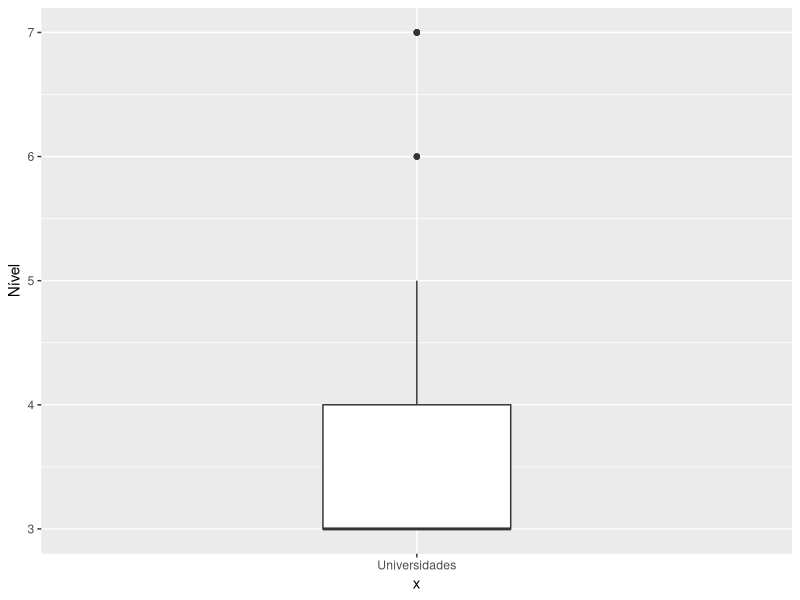
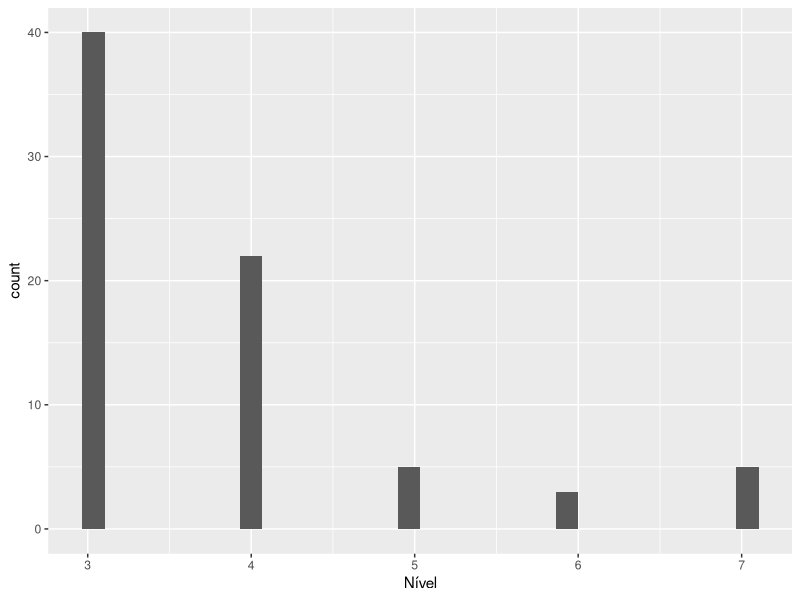
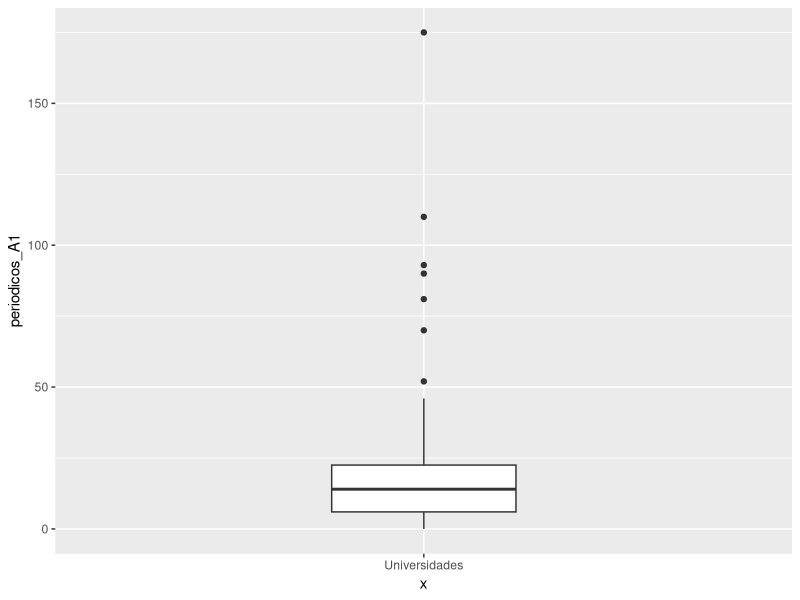
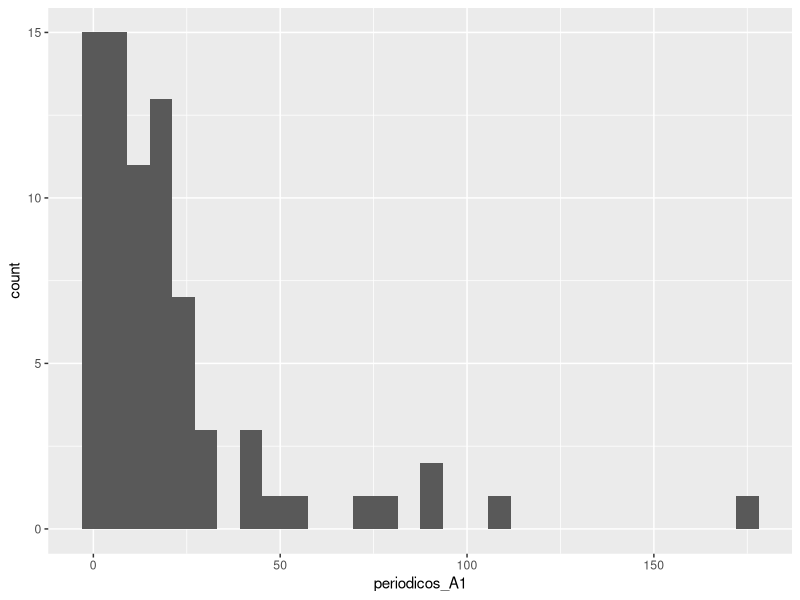
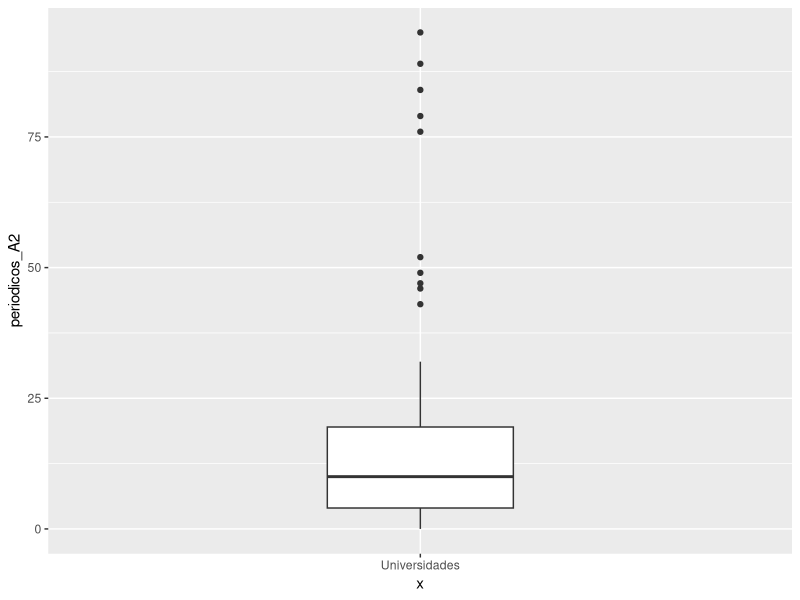
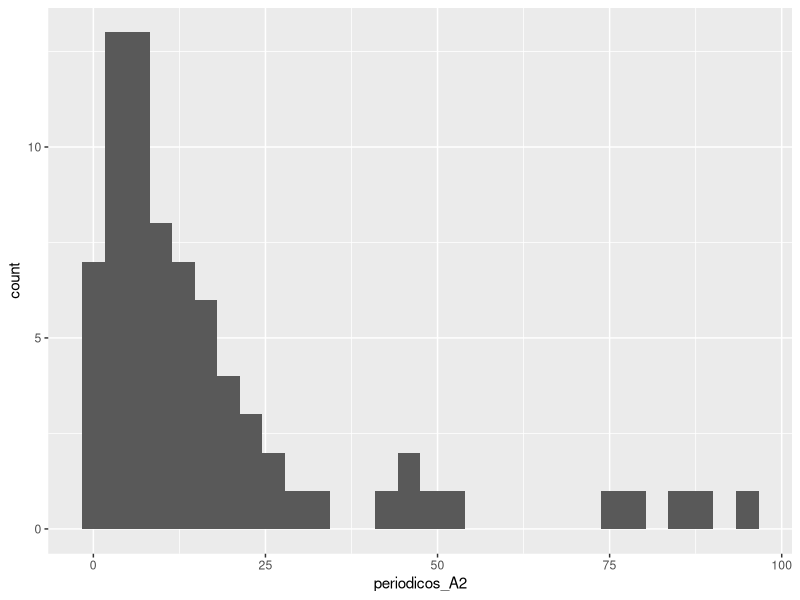
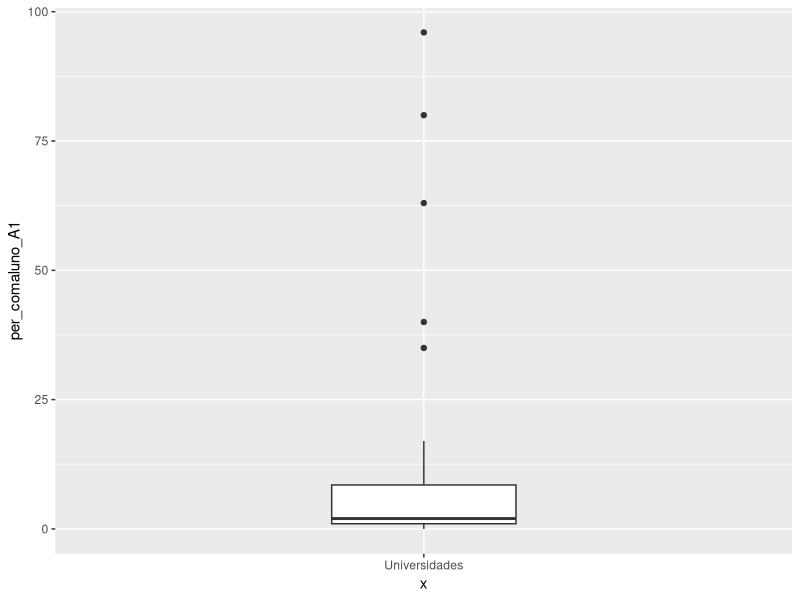
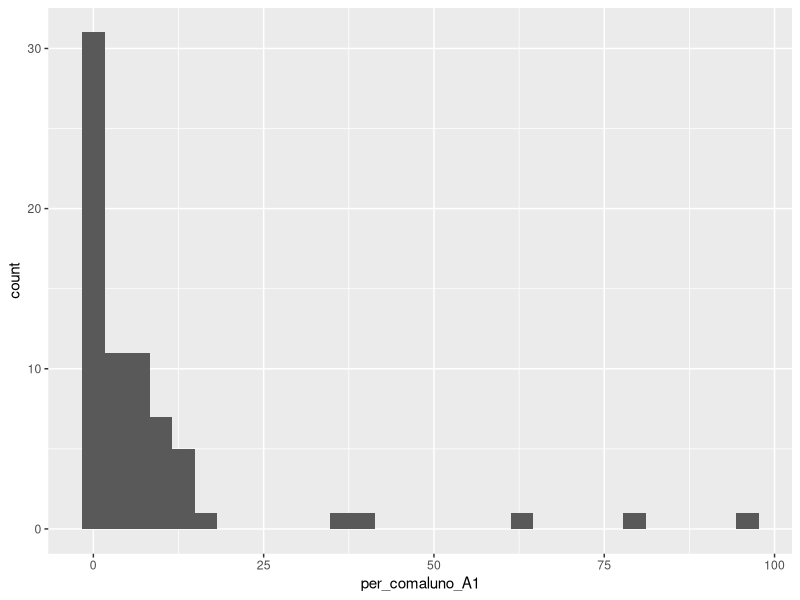

Write R code to recreate these figures, in order.
## ---- chunk 1
require(GGally, quietly = TRUE)
require(reshape2, quietly = TRUE)
require(tidyverse, quietly = TRUE, warn.conflicts = FALSE)
library(ggfortify)
library(cluster)
library(ggdendro)
library(broom)
library(knitr)

dados_capes = read_csv("dados/capes-cacc.csv")

formata_label = function(l){
  # existem funções para formatar com , sendo milhar e . sendo decimal (scales::comma)
  # mas em pt_br é o contrário. essa função serve para isso
  format(l, big.mark = ".", scientific = FALSE, trim = TRUE, decimal.mark = ",")
}

## ---- chunk 2
dados_capes %>% 
    ggplot(aes(y = `Nível`, x = "Universidades")) + 
    geom_boxplot(width = .3)

dados_capes %>% 
    ggplot(aes(x = `Nível`)) + 
    geom_histogram(bins = 30)
## ---- chunk 3
dados_capes %>% 
    ggplot(aes(y = periodicos_A1, x = "Universidades")) + 
    geom_boxplot(width = .3)

dados_capes %>% 
    ggplot(aes(x = periodicos_A1)) + 
    geom_histogram(bins = 30)
## ---- chunk 4
dados_capes %>% 
    ggplot(aes(y = periodicos_A2, x = "Universidades")) + 
    geom_boxplot(width = .3)

dados_capes %>% 
    ggplot(aes(x = periodicos_A2)) + 
    geom_histogram(bins = 30)
## ---- chunk 5
dados_capes %>% 
    ggplot(aes(y = per_comaluno_A1, x = "Universidades")) + 
    geom_boxplot(width = .3)

dados_capes %>% 
    ggplot(aes(x = per_comaluno_A1)) + 
    geom_histogram(bins = 30)
## ---- chunk 6
dados_capes %>% 
    ggplot(aes(y = per_comaluno_A2, x = "Universidades")) + 
    geom_boxplot(width = .3)

dados_capes %>% 
    ggplot(aes(x = per_comaluno_A2)) + 
    geom_histogram(bins = 30)
## ---- chunk 7
dados_capes = dados_capes %>% 
  select(Sigla, `Nível`, periodicos_A1, periodicos_A2, per_comaluno_A1, per_comaluno_A2)

dados_capes = dados_capes %>%
  filter(complete.cases(dados_capes))

dados_capes2 = dados_capes
## ---- chunk 8
n_clusters = 5

dados_capes.scaled = select(dados_capes, -Sigla) %>% 
  mutate_each(funs(scale))

row.names(dados_capes.scaled)  = dados_capes$Sigla

toclust = dados_capes.scaled %>% 
   rownames_to_column(var = "universidade") %>% 
   select(1:6) 

dists = toclust %>% 
    select(-universidade) %>% 
    dist()

km = toclust %>% 
    select(-universidade) %>% 
    kmeans(centers = n_clusters, nstart = 20)

km %>% 
  augment(toclust) %>% 
  gather(key = "variáveis", value = "z-score", -universidade,  -.cluster) %>% 
  ggplot(aes(x = `variáveis`, y = `z-score`, group = universidade, colour = .cluster)) + 
  geom_point(alpha = 0.2) + 
  geom_line(alpha = .5) + 
  facet_wrap(~ .cluster) +
  theme(axis.text.x = element_text(angle = 75, hjust = 1))

autoplot(km, data = dados_capes.scaled, label = TRUE)
## ---- chunk 9

plot(silhouette(km$cluster, dists), col = RColorBrewer::brewer.pal(n_clusters, "Set2"))

dados_capes.scaled$kmcluster = km$cluster

table(km$cluster)

km %>% 
    augment(toclust) %>% 
    select(universidade, .cluster) %>% 
    filter(.cluster == 1)

## ---- chunk 10
row.names(dados_capes) = dados_capes$Sigla

pr.out = prcomp(select(dados_capes, -Sigla), scale = TRUE) 

kable(pr.out$rotation)
## ---- chunk 11
# Porcentagem da variância explicada: 
plot_pve <- function(prout){
  pr.var <- pr.out$sdev^2
  pve <- pr.var / sum(pr.var)
  df = data.frame(x = 1:NROW(pve), y = cumsum(pve))
  ggplot(df, aes(x = x, y = y)) + 
    geom_point(size = 3) + 
    geom_line() + 
    labs(x='Principal Component', y = 'Cumulative Proportion of Variance Explained')
}

plot_pve(pr.out)
## ---- chunk 12
autoplot(pr.out, label = TRUE, label.size = 3, shape = FALSE)
## ---- chunk 13
biplot(pr.out, scale = 0)

autoplot(pr.out, label = TRUE, label.size = 3, shape = FALSE, 
         loadings = TRUE, loadings.colour = 'blue',
         loadings.label = TRUE, loadings.label.size = 3)
## ---- chunk 14
require(Rtsne)

tsne.out = Rtsne(dados_capes2, 
                 verbose = TRUE,
                 perplexity = 5)

df = as.data.frame(tsne.out$Y)
df$Sigla = dados_capes2$Sigla

ggplot(df, aes(x = V1, y = V2, label = Sigla)) + 
  geom_point(alpha = 0.8, size = 3, color = "tomato") 

ggplot(df, aes(x = V1, y = V2, label = Sigla)) + 
  geom_point(alpha = 0.2, size = 3, color = "tomato") + 
  geom_text(alpha = .7, size = 4, hjust = -.2)
